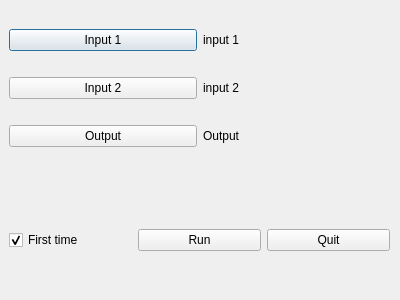
<?xml version="1.0" encoding="UTF-8"?>
<ui version="4.0">
 <class>Dialog</class>
 <widget class="QDialog" name="Dialog">
  <property name="geometry">
   <rect>
    <x>0</x>
    <y>0</y>
    <width>400</width>
    <height>300</height>
   </rect>
  </property>
  <property name="windowTitle">
   <string>Dialog</string>
  </property>
  <widget class="QWidget" name="gridLayoutWidget">
   <property name="geometry">
    <rect>
     <x>9</x>
     <y>9</y>
     <width>381</width>
     <height>161</height>
    </rect>
   </property>
   <layout class="QGridLayout" name="gridLayout">
    <item row="0" column="1">
     <widget class="QLabel" name="input1_lbl">
      <property name="text">
       <string>input 1</string>
      </property>
     </widget>
    </item>
    <item row="0" column="0">
     <widget class="QPushButton" name="input1_btn">
      <property name="text">
       <string>Input 1</string>
      </property>
     </widget>
    </item>
    <item row="1" column="0">
     <widget class="QPushButton" name="input2_btn">
      <property name="text">
       <string>Input 2</string>
      </property>
     </widget>
    </item>
    <item row="1" column="1">
     <widget class="QLabel" name="input2_lbl">
      <property name="text">
       <string>input 2</string>
      </property>
     </widget>
    </item>
    <item row="2" column="0">
     <widget class="QPushButton" name="output_btn">
      <property name="text">
       <string>Output</string>
      </property>
     </widget>
    </item>
    <item row="2" column="1">
     <widget class="QLabel" name="label">
      <property name="text">
       <string>Output</string>
      </property>
     </widget>
    </item>
   </layout>
  </widget>
  <widget class="QWidget" name="gridLayoutWidget_2">
   <property name="geometry">
    <rect>
     <x>9</x>
     <y>200</y>
     <width>381</width>
     <height>80</height>
    </rect>
   </property>
   <layout class="QGridLayout" name="gridLayout_2">
    <item row="0" column="2">
     <widget class="QPushButton" name="quit_btn">
      <property name="text">
       <string>Quit</string>
      </property>
     </widget>
    </item>
    <item row="0" column="1">
     <widget class="QPushButton" name="run_btn">
      <property name="text">
       <string>Run</string>
      </property>
     </widget>
    </item>
    <item row="0" column="0">
     <widget class="QCheckBox" name="checkBox">
      <property name="enabled">
       <bool>true</bool>
      </property>
      <property name="text">
       <string>First time</string>
      </property>
      <property name="checkable">
       <bool>true</bool>
      </property>
      <property name="checked">
       <bool>true</bool>
      </property>
     </widget>
    </item>
   </layout>
  </widget>
 </widget>
 <resources/>
 <connections/>
</ui>
